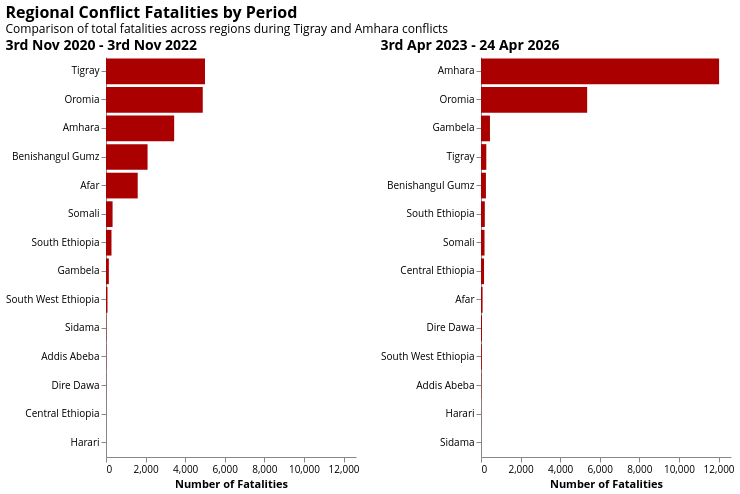

Write notebook code for a chart like this one.
### Code cell
import altair as alt

# Prepare data for both periods
tigray_data = conflict_category_group[conflict_category_group['category']=='Tigray War'].copy()
tigray_data['period'] = '3rd Nov 2020 - 3rd Nov 2022'

amhara_data = conflict_category_group[conflict_category_group['category']=='Amhara War'].copy()
amhara_data['period'] = f'3rd Apr 2023 - {datetime.today().strftime("%d %b %Y")}'

# Find max fatalities for shared scale
max_fatalities = max(tigray_data['nrFatalities'].max(), amhara_data['nrFatalities'].max())

# Create Tigray chart
tigray_chart = alt.Chart(tigray_data).mark_bar(color='#AA0000').encode(
    x=alt.X('nrFatalities:Q', 
            title='Number of Fatalities',
            scale=alt.Scale(domain=[0, max_fatalities * 1.05])),
    y=alt.Y('ADM1_EN:N', 
            title='',
            sort='-x')
).properties(
    width=250,
    height=400,
    title=alt.TitleParams(
        text='3rd Nov 2020 - 3rd Nov 2022',
        fontSize=14,
        fontWeight='bold',
        anchor='start'
    )
)

# Create Amhara chart
amhara_chart = alt.Chart(amhara_data).mark_bar(color='#AA0000').encode(
    x=alt.X('nrFatalities:Q', 
            title='Number of Fatalities',
            scale=alt.Scale(domain=[0, max_fatalities * 1.05])),
    y=alt.Y('ADM1_EN:N', 
            title='',
            sort='-x')
).properties(
    width=250,
    height=400,
    title=alt.TitleParams(
        text=f'3rd Apr 2023 - {datetime.today().strftime("%d %b %Y")}',
        fontSize=14,
        fontWeight='bold',
        anchor='start'
    )
)

# Combine charts
final_chart = (tigray_chart | amhara_chart).properties(
    title=alt.TitleParams(
        text='Regional Conflict Fatalities by Period',
        subtitle='Comparison of total fatalities across regions during Tigray and Amhara conflicts',
        fontSize=16,
        fontWeight='bold',
        anchor='start'
    )
).configure_view(
    strokeWidth=0
).configure_axis(
    grid=False
)

final_chart

### Figure 1 — Vega-Lite specification as saved in the notebook (floating-point values rounded to 4 significant figures)
{"config": {"font": "Open Sans", "title": {"font": "Open Sans"}, "axis": {"labelFont": "Open Sans", "titleFont": "Open Sans", "grid": false}, "legend": {"labelFont": "Open Sans", "titleFont": "Open Sans"}, "header": {"labelFont": "Open Sans", "titleFont": "Open Sans"}, "mark": {"font": "Open Sans"}, "text": {"font": "Open Sans"}, "view": {"strokeWidth": 0}}, "hconcat": [{"data": {"name": "data-cabbda8e93048e9ef59c7bfd9c71f16c"}, "mark": {"type": "bar", "color": "#AA0000"}, "encoding": {"x": {"field": "nrFatalities", "scale": {"domain": [0, 12630.0]}, "title": "Number of Fatalities", "type": "quantitative"}, "y": {"field": "ADM1_EN", "sort": "-x", "title": "", "type": "nominal"}}, "height": 400, "title": {"text": "3rd Nov 2020 - 3rd Nov 2022", "anchor": "start", "fontSize": 14, "fontWeight": "bold"}, "width": 250}, {"data": {"name": "data-2cdc736d98c4ff9aca28a9c9591b4c1e"}, "mark": {"type": "bar", "color": "#AA0000"}, "encoding": {"x": {"field": "nrFatalities", "scale": {"domain": [0, 12630.0]}, "title": "Number of Fatalities", "type": "quantitative"}, "y": {"field": "ADM1_EN", "sort": "-x", "title": "", "type": "nominal"}}, "height": 400, "title": {"text": "3rd Apr 2023 - 24 Apr 2026", "anchor": "start", "fontSize": 14, "fontWeight": "bold"}, "width": 250}], "title": {"text": "Regional Conflict Fatalities by Period", "anchor": "start", "fontSize": 16, "fontWeight": "bold", "subtitle": "Comparison of total fatalities across regions during Tigray and Amhara conflicts"}, "$schema": "https://vega.github.io/schema/vega-lite/v6.1.0.json", "datasets": {"data-cabbda8e93048e9ef59c7bfd9c71f16c": [{"category": "Tigray War", "ADM1_EN": "Tigray", "nrFatalities": 5001, "period": "3rd Nov 2020 - 3rd Nov 2022"}, {"category": "Tigray War", "ADM1_EN": "Oromia", "nrFatalities": 4888, "period": "3rd Nov 2020 - 3rd Nov 2022"}, {"category": "Tigray War", "ADM1_EN": "Amhara", "nrFatalities": 3444, "period": "3rd Nov 2020 - 3rd Nov 2022"}, {"category": "Tigray War", "ADM1_EN": "Benishangul Gumz", "nrFatalities": 2100, "period": "3rd Nov 2020 - 3rd Nov 2022"}, {"category": "Tigray War", "ADM1_EN": "Afar", "nrFatalities": 1602, "period": "3rd Nov 2020 - 3rd Nov 2022"}, {"category": "Tigray War", "ADM1_EN": "Somali", "nrFatalities": 332, "period": "3rd Nov 2020 - 3rd Nov 2022"}, {"category": "Tigray War", "ADM1_EN": "South Ethiopia", "nrFatalities": 277, "period": "3rd Nov 2020 - 3rd Nov 2022"}, {"category": "Tigray War", "ADM1_EN": "Gambela", "nrFatalities": 144, "period": "3rd Nov 2020 - 3rd Nov 2022"}, {"category": "Tigray War", "ADM1_EN": "South West Ethiopia", "nrFatalities": 75, "period": "3rd Nov 2020 - 3rd Nov 2022"}, {"category": "Tigray War", "ADM1_EN": "Sidama", "nrFatalities": 14, "period": "3rd Nov 2020 - 3rd Nov 2022"}, {"category": "Tigray War", "ADM1_EN": "Addis Abeba", "nrFatalities": 8, "period": "3rd Nov 2020 - 3rd Nov 2022"}, {"category": "Tigray War", "ADM1_EN": "Dire Dawa", "nrFatalities": 5, "period": "3rd Nov 2020 - 3rd Nov 2022"}, {"category": "Tigray War", "ADM1_EN": "Central Ethiopia", "nrFatalities": 1, "period": "3rd Nov 2020 - 3rd Nov 2022"}, {"category": "Tigray War", "ADM1_EN": "Harari", "nrFatalities": 0, "period": "3rd Nov 2020 - 3rd Nov 2022"}], "data-2cdc736d98c4ff9aca28a9c9591b4c1e": [{"category": "Amhara War", "ADM1_EN": "Amhara", "nrFatalities": 12028, "period": "3rd Apr 2023 - 24 Apr 2026"}, {"category": "Amhara War", "ADM1_EN": "Oromia", "nrFatalities": 5363, "period": "3rd Apr 2023 - 24 Apr 2026"}, {"category": "Amhara War", "ADM1_EN": "Gambela", "nrFatalities": 453, "period": "3rd Apr 2023 - 24 Apr 2026"}, {"category": "Amhara War", "ADM1_EN": "Tigray", "nrFatalities": 268, "period": "3rd Apr 2023 - 24 Apr 2026"}, {"category": "Amhara War", "ADM1_EN": "Benishangul Gumz", "nrFatalities": 249, "period": "3rd Apr 2023 - 24 Apr 2026"}, {"category": "Amhara War", "ADM1_EN": "South Ethiopia", "nrFatalities": 193, "period": "3rd Apr 2023 - 24 Apr 2026"}, {"category": "Amhara War", "ADM1_EN": "Somali", "nrFatalities": 178, "period": "3rd Apr 2023 - 24 Apr 2026"}, {"category": "Amhara War", "ADM1_EN": "Central Ethiopia", "nrFatalities": 154, "period": "3rd Apr 2023 - 24 Apr 2026"}, {"category": "Amhara War", "ADM1_EN": "Afar", "nrFatalities": 80, "period": "3rd Apr 2023 - 24 Apr 2026"}, {"category": "Amhara War", "ADM1_EN": "Dire Dawa", "nrFatalities": 51, "period": "3rd Apr 2023 - 24 Apr 2026"}, {"category": "Amhara War", "ADM1_EN": "South West Ethiopia", "nrFatalities": 41, "period": "3rd Apr 2023 - 24 Apr 2026"}, {"category": "Amhara War", "ADM1_EN": "Addis Abeba", "nrFatalities": 16, "period": "3rd Apr 2023 - 24 Apr 2026"}, {"category": "Amhara War", "ADM1_EN": "Harari", "nrFatalities": 5, "period": "3rd Apr 2023 - 24 Apr 2026"}, {"category": "Amhara War", "ADM1_EN": "Sidama", "nrFatalities": 1, "period": "3rd Apr 2023 - 24 Apr 2026"}]}}
